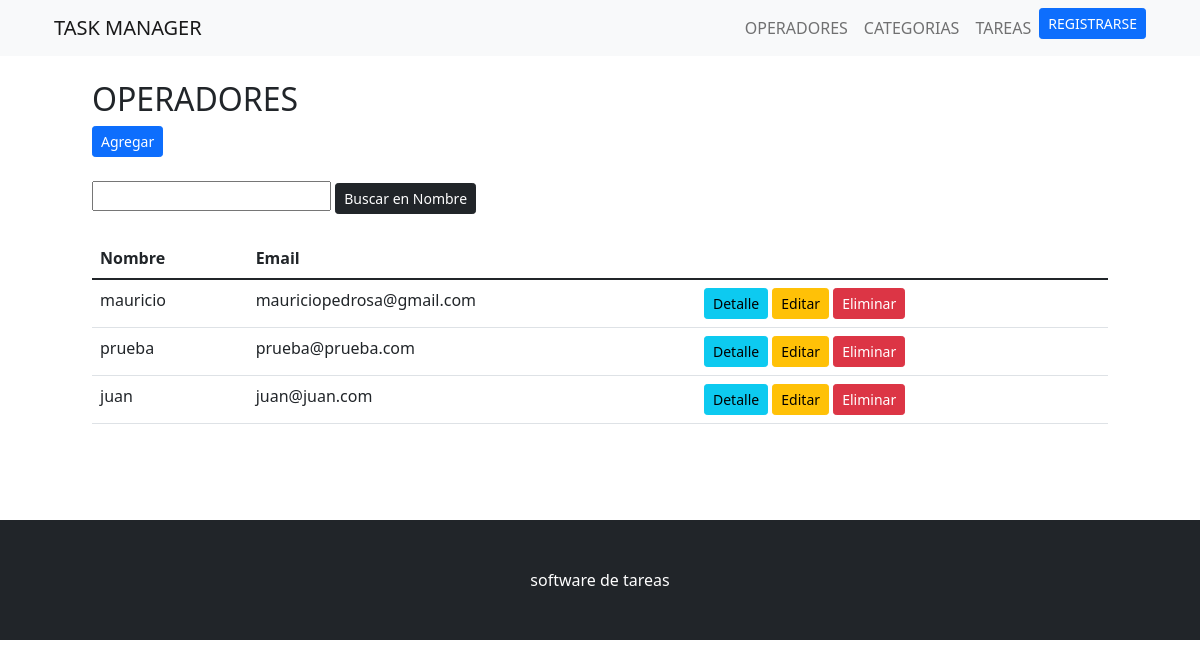
The page /operadores/ (signed in) on the database as committed earlier.
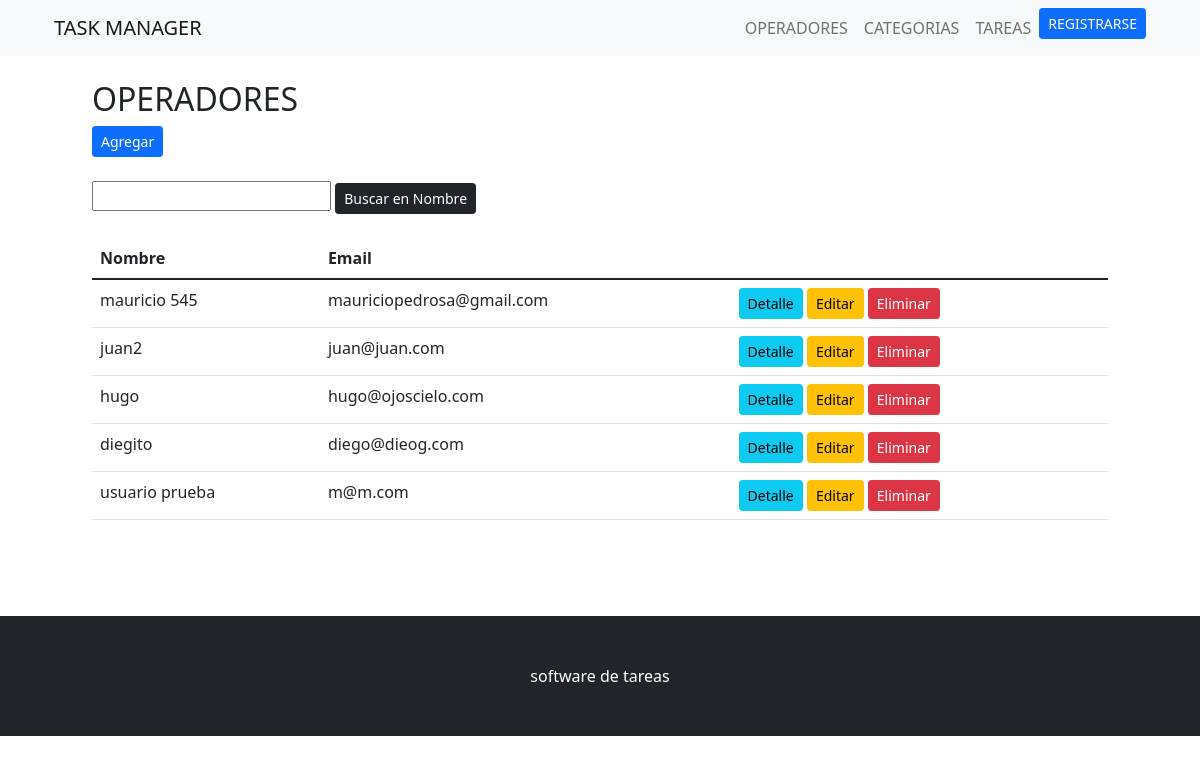
The same page on the database as committed later.
### app_tareas/models.py (models this page shows, shortened)
class Operador(models.Model):
    nombre = models.CharField(max_length=60)
    email = models.EmailField()

### app_tareas/views.py (the view)
# urls.py: path('operadores/', ListaOperadores.as_view(), name ='operadores'),
class ListaOperadores(LoginRequiredMixin,ListView):
    model = Operador
    context_object_name = 'operadores'
    template_name = 'app_tareas/operadores/lista_operadores.html'

### app_tareas/templates/app_tareas/operadores/lista_operadores.html
{% extends 'app_tareas/plantilla_base.html' %}
{% block contenido %}
<div class = 'container'>
    <h2>OPERADORES</h2>
    <a href="{% url 'crear_operador' %}" class="btn btn-primary btn-sm">Agregar</a>
</div>
<br>
<div class="container">
    <form action="" method="GET">
        <input type="text" name="buscar">
        <input type="submit" value="Buscar en Nombre" class="btn btn-dark btn-sm">
    </form>
</div>
<br>
<div class ='container'>
    <div class = 'row'>
        <div class = 'col'>
            <table class = 'table  table-hover table-responsive-sm'>
                <thead>
                    <tr>
                        <th>Nombre</th>
                        <th>Email</th>
                        <th></th>
                    </tr>
                </thead>
                <tbody>
                    {% for i in operadores %}
                    <tr>
                        <td>{{i.nombre}}</td>
                        <td>{{i.email}}</td>
                        <td><a href="{% url 'operador' i.id %}" class="btn btn-info btn-sm">Detalle</a>
                        <a href="{% url 'editar_operador' i.id %}" class="btn btn-warning btn-sm">Editar</a>
                        <a href="{% url 'eliminar_operador' i.id %}" class="btn btn-danger btn-sm">Eliminar</a></td>
                    </tr>
                    {% endfor %}
                </tbody>
            </table>
        </div>
    </div>
</div>
{% endblock contenido %}

Rows that differ between the two databases and show on the page:
removed Operador: nombre "prueba", email "prueba@prueba.com"
changed Operador "mauriciopedrosa@gmail.com": nombre "mauricio" → "mauricio 545"
changed Operador "juan@juan.com": nombre "juan" → "juan2"
added Operador: nombre "hugo", email "hugo@ojoscielo.com"
added Operador: nombre "diegito", email "diego@dieog.com"
added Operador: nombre "usuario prueba", email "m@m.com"
